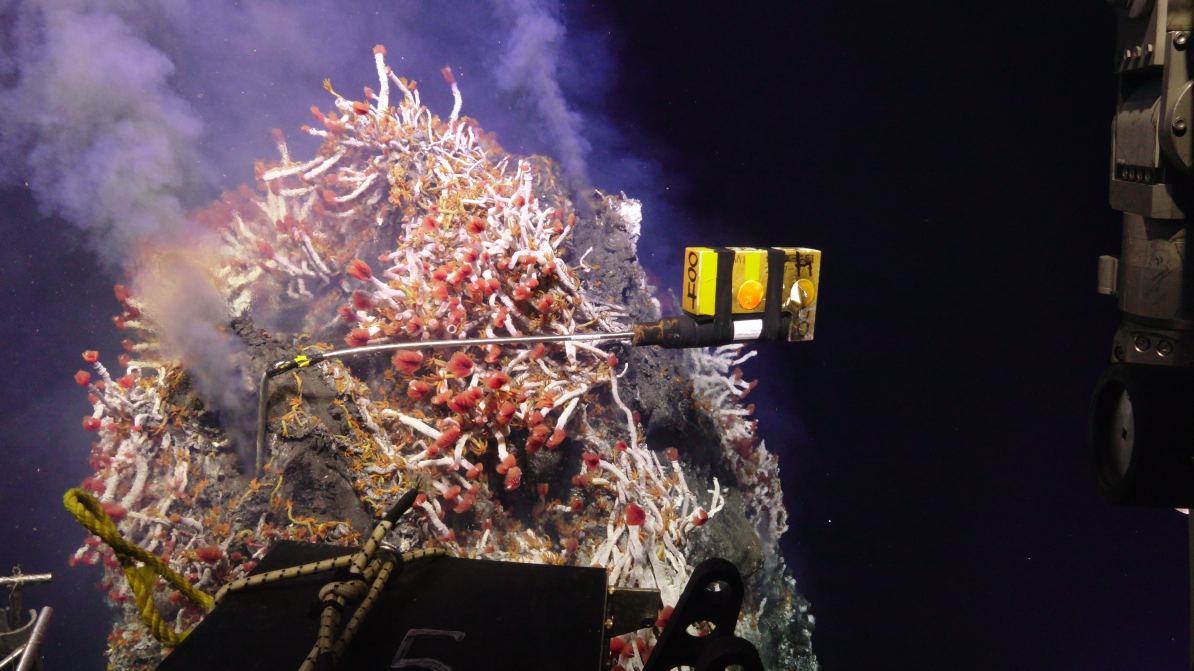
#> input picture images/sulis_20250822044456_J2-1730_miso.jpg, 5968 x 3352 px (shown at 1/5 size)
$ python make_photo_mosaic.py
#> lines starting #> are read from the running program, lines starting #| are printed output that depends on the picture; pictures that were not available may be replaced by others from this repository, and a replacement may not be noted
"""
Generate Fig 0: Deployed MISO Loggers photo mosaic.

2x2 grid of ROV photos with steel blue border, panel labels (a-d),
and a justified caption below.
"""

import matplotlib.pyplot as plt
import matplotlib.image as mpimg
import matplotlib.gridspec as gridspec
import numpy as np
from pathlib import Path

# Poster styling
plt.rcParams.update({
    'font.family': 'sans-serif',
    'font.sans-serif': ['Helvetica', 'Arial', 'DejaVu Sans'],
})

TITLE_SIZE = 24
CAPTION_SIZE = 22
LABEL_SIZE = 20
DPI = 600
BORDER_COLOR = 'steelblue'
BORDER_WIDTH = 4

# Source images — mapped to panels (a)-(b)
IMG_DIR = Path(__file__).parent / 'images'
PHOTOS = [
    IMG_DIR / 'sulis_20250822044456_J2-1730_miso.jpg',   # (a)
    IMG_DIR / 'HOBO_Recover.png',                         # (b)
]
LABELS = ['(a)', '(b)']

OUTPUT = Path(__file__).parent / 'outputs' / 'figures' / 'poster' / 'fig0_photo_mosaic.png'

CAPTION = (
    "These photos show WHOI-MISO High-Temperature Vent Fluid Loggers deployed "
    "at hydrothermal vents at Axial Seamount. (a) MISO logger 2023-004 deployed "
    "at the main sulfide structure in the CASM vent field in 2025. (b) MISO 2017-006 "
    "recovered at El Guapo during the 2024 OOI cruise. MISO loggers combine a J-Type thermocouple "
    "with range 0\u2013400\u00b0C and relative resolution of ~0.03\u00b0C with the autonomous "
    "logging capability. Sampling rate is usually set to 10 minutes. When "
    "deploying a MISO logger, the tip of its measurement probe will be inserted "
    "into the orifice of a vent while the logger\u2019s housing will be suspended "
    "outside the vent in ambient seawater."
)


def add_caption_justified(fig, caption_ax, text, fontsize=CAPTION_SIZE):
    """Add fully justified caption using renderer-based word spacing in axes coords."""
    import textwrap

    renderer = fig.canvas.get_renderer()
    ax_bbox = caption_ax.get_window_extent(renderer)

    caption_width_in = ax_bbox.width / fig.dpi
    char_width_in = fontsize / 72 * 0.55
    wrap_chars = int(caption_width_in / char_width_in)
    lines = textwrap.wrap(text, width=wrap_chars)

    # Measure line height
    sample = caption_ax.text(0, 0, "Tg", fontsize=fontsize, family='sans-serif',
                             transform=caption_ax.transAxes)
    sample_bbox = sample.get_window_extent(renderer)
    line_height = (sample_bbox.height * 1.35) / ax_bbox.height
    sample.remove()

    for i, line in enumerate(lines):
        y = 1.0 - i * line_height
        words = line.split()

        if i < len(lines) - 1 and len(words) > 1:
            word_widths = []
            for word in words:
                t = caption_ax.text(0, 0, word, fontsize=fontsize, family='sans-serif',
                                    transform=caption_ax.transAxes)
                wb = t.get_window_extent(renderer)
                word_widths.append(wb.width / ax_bbox.width)
                t.remove()

            total_word_width = sum(word_widths)
            remaining = 1.0 - total_word_width
            gap = remaining / (len(words) - 1)

            x = 0.0
            for j, word in enumerate(words):
                caption_ax.text(x, y, word, fontsize=fontsize, family='sans-serif',
                                transform=caption_ax.transAxes, va='top', ha='left')
                x += word_widths[j] + gap
        else:
            caption_ax.text(0.0, y, line, fontsize=fontsize, family='sans-serif',
                            transform=caption_ax.transAxes, va='top', ha='left')


def main():
    fig = plt.figure(figsize=(8.625, 6.325))

    # Grid: 1 row of 2 photos + caption space below
    gs = gridspec.GridSpec(1, 2, wspace=0.02,
                           left=0.02, right=0.98, top=0.92, bottom=0.28)

    # Title
    fig.suptitle('Deployed MISO Loggers', fontsize=TITLE_SIZE,
                 fontweight='bold', y=0.975)

    for idx, (photo_path, label) in enumerate(zip(PHOTOS, LABELS)):
        ax = fig.add_subplot(gs[0, idx])

        img = mpimg.imread(str(photo_path))
#> img is the input picture: shape (3352, 5968, 3); mean R, G, B 74.9, 61.1, 69.5
        # Center-crop to ~4:3 aspect ratio for uniform panels
        h, w = img.shape[:2]
#> h = 3352; w = 5968
        target_ratio = 4 / 3
        current_ratio = w / h
#> current_ratio = 1.78
        if current_ratio > target_ratio:
            # Too wide — crop sides
            new_w = int(h * target_ratio)
#> new_w = 4469
            offset = (w - new_w) // 2
#> offset = 749
            img = img[:, offset:offset + new_w]
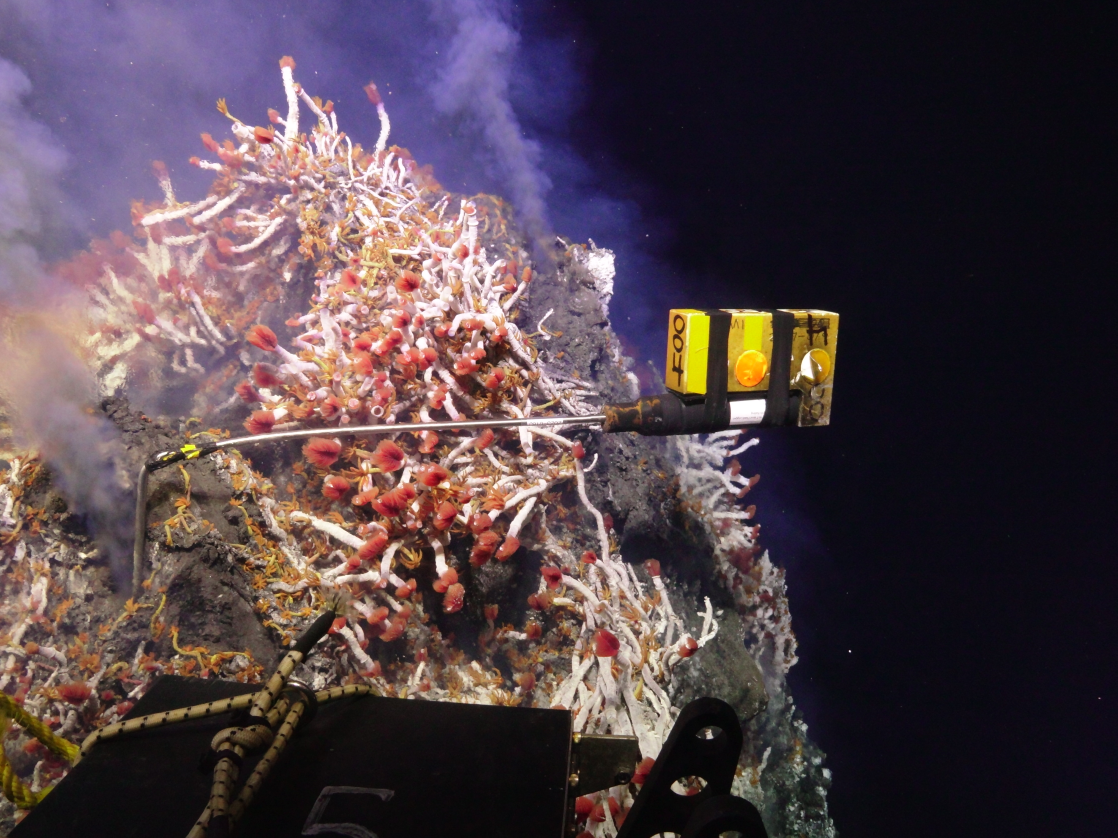
#> img: shape (3352, 4469, 3) (shown at 1/4 size); mean R, G, B 80.1, 64.9, 72.1
        elif current_ratio < target_ratio:
            # Too tall — crop top/bottom
            new_h = int(w / target_ratio)
            offset = (h - new_h) // 2
            img = img[offset:offset + new_h, :]
        ax.imshow(img)
        ax.set_xticks([])
        ax.set_yticks([])

        # Steel blue border
        for spine in ax.spines.values():
            spine.set_edgecolor(BORDER_COLOR)
            spine.set_linewidth(BORDER_WIDTH)

        # Panel label
        ax.text(0.04, 0.95, label, transform=ax.transAxes,
                fontsize=LABEL_SIZE, fontweight='bold', color='white',
                va='top', ha='left',
                bbox=dict(boxstyle='round,pad=0.2', facecolor='black',
                          alpha=0.6, edgecolor='none'))
#> pass 2 of the loop in main, `for idx, (photo_path, label) in enumerate(zip(PHOTOS, LABELS)):`:
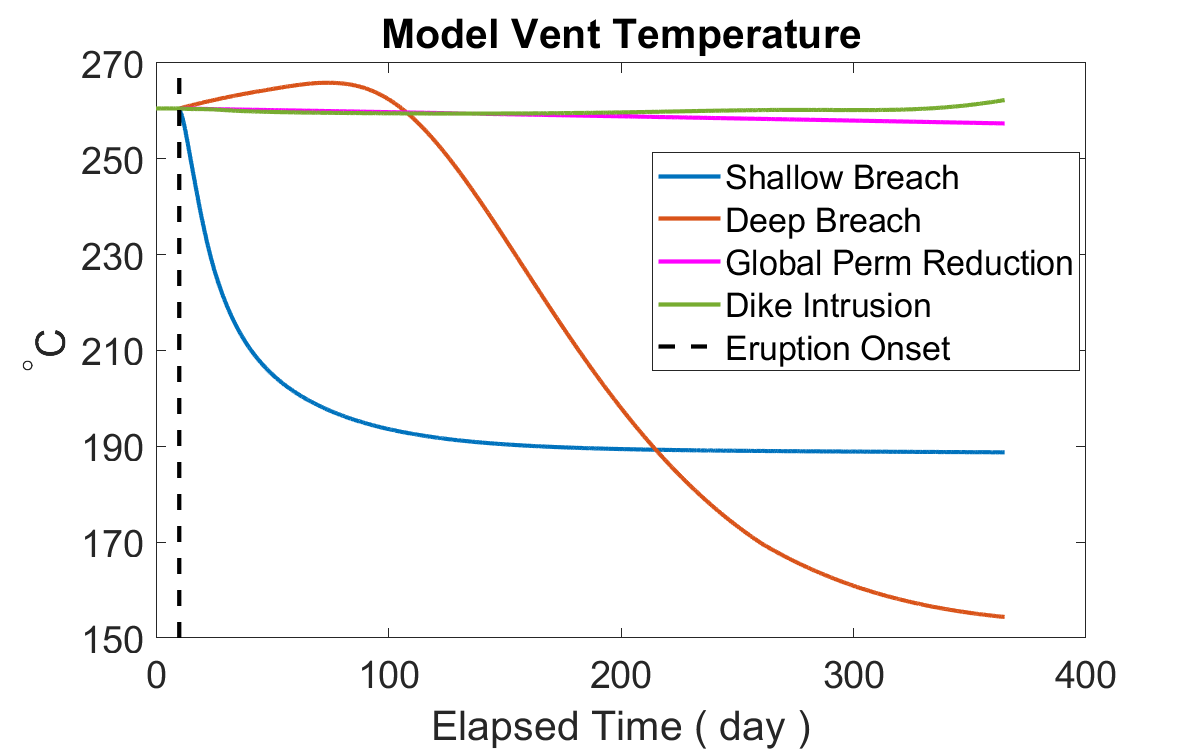
#> input picture images/models/vent_temp_change.tiff, 1200 x 750 px, given in place of HOBO_Recover.png, which was not available
#> in main, img is the input picture: shape (750, 1200, 3); mean R, G, B 245.1, 244.5, 244.7
#> in main, `img = img[:, offset:offset + new_w]`:
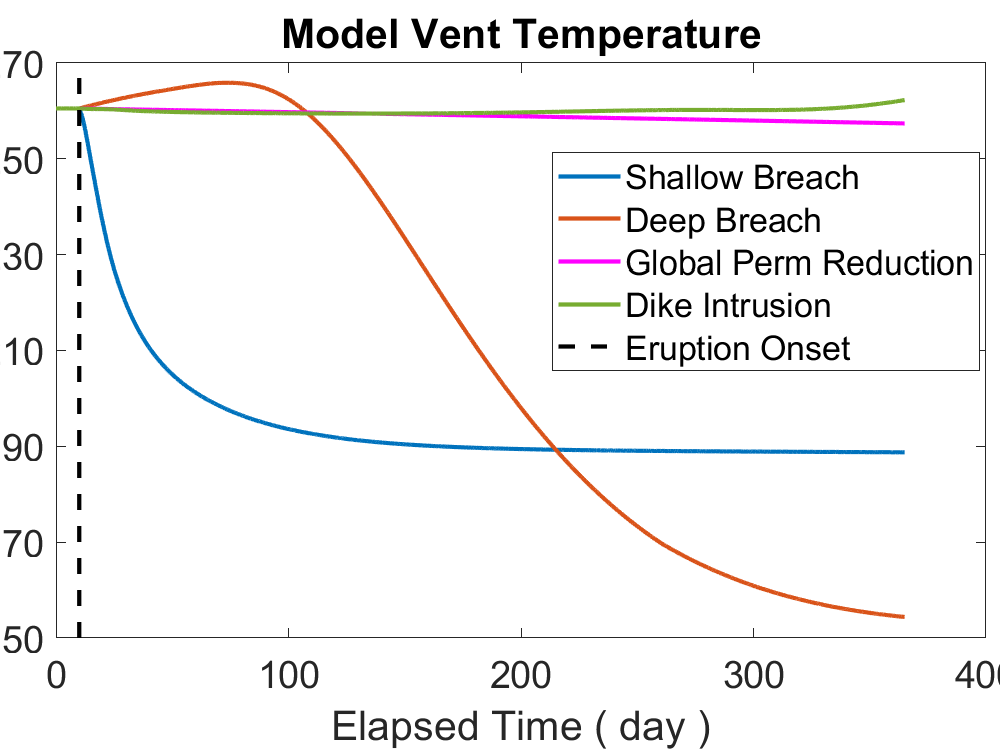
#> img: shape (750, 1000, 3); mean R, G, B 243.5, 242.8, 243.1

    # Caption area — match Fig 1 caption pixel width (8.5 inches)
    fig_w = fig.get_size_inches()[0]
    caption_w = 8.5 / fig_w  # same width as Fig 1 caption
    caption_left = (1.0 - caption_w) / 2  # center it
    caption_ax = fig.add_axes([caption_left, 0.005, caption_w, 0.24])
    caption_ax.axis('off')

    fig.canvas.draw()
    add_caption_justified(fig, caption_ax, CAPTION)

    OUTPUT.parent.mkdir(parents=True, exist_ok=True)
    fig.savefig(OUTPUT, dpi=DPI, bbox_inches='tight', facecolor='white')
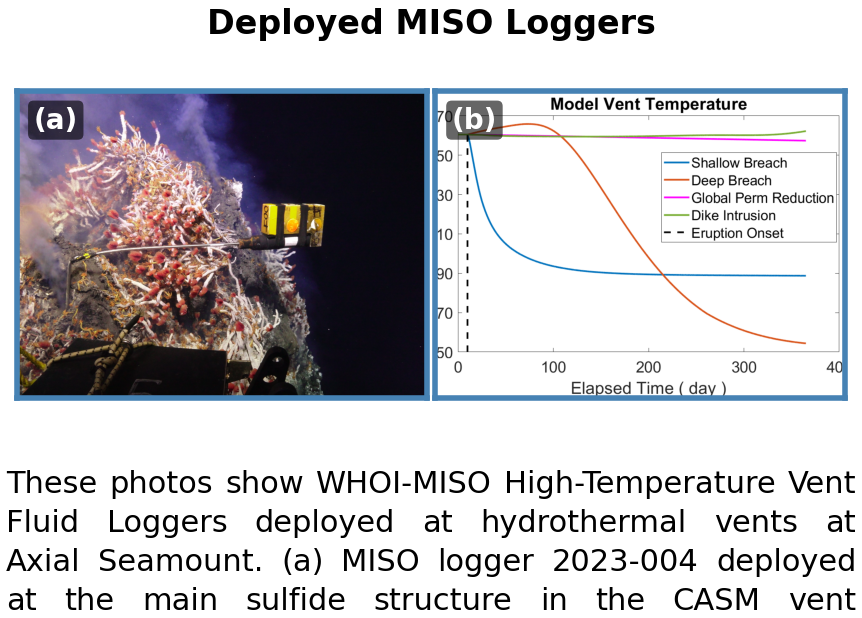
#> figure drawn by matplotlib, 2 panels
    plt.close(fig)
    print(f"Saved: {OUTPUT}")


if __name__ == '__main__':
    main()
